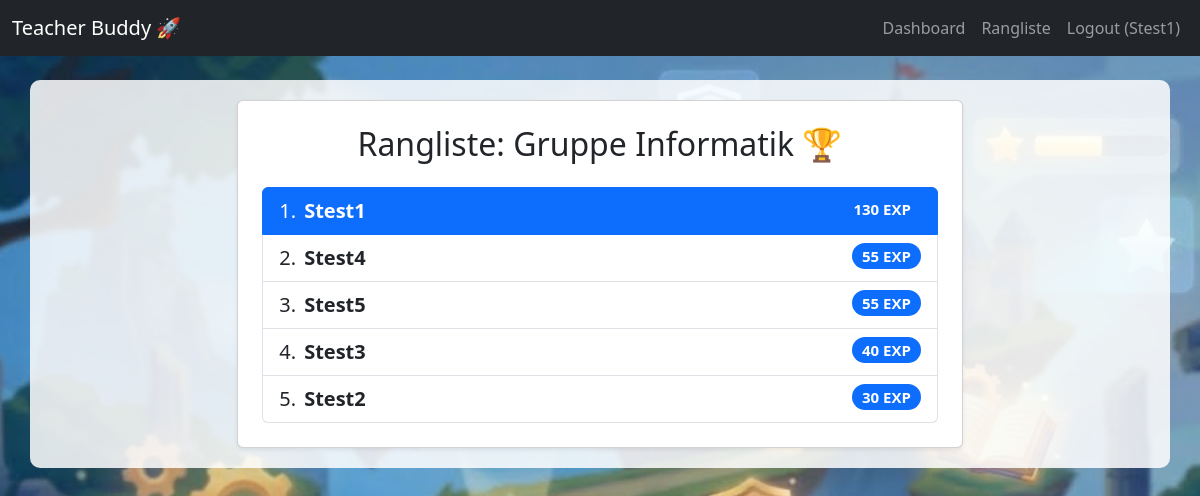
The page /leaderboard (signed in) on the database its author committed.
### app.py (models this page shows, shortened)
class User(UserMixin, db.Model):
    id = db.Column(db.Integer, primary_key=True)
    username = db.Column(db.String(80), unique=True, nullable=False)
    password_hash = db.Column(db.String(120), nullable=False)
    role = db.Column(db.String(20), nullable=False, default='student')
    exp = db.Column(db.Integer, default=0)
    nemesis_id = db.Column(db.Integer, db.ForeignKey('user.id'), nullable=True)
    nemesis = db.relationship(
        'User',
        foreign_keys=[nemesis_id],
        remote_side=[id]
    )
    group_id = db.Column(db.Integer, db.ForeignKey('group.id'), nullable=True)
    teacher_id = db.Column(db.Integer, db.ForeignKey('user.id'), nullable=True)
    groups = db.relationship('Group', backref='teacher', lazy=True, foreign_keys='Group.teacher_id')

class Group(db.Model):
    id = db.Column(db.Integer, primary_key=True)
    name = db.Column(db.String(100), nullable=False)
    teacher_id = db.Column(db.Integer, db.ForeignKey('user.id'), nullable=False)
    students = db.relationship('User', backref='group', lazy=True, foreign_keys='User.group_id')

### app.py (the view)
@app.route('/leaderboard')
@login_required
def leaderboard():
    if current_user.role != 'student':
        return redirect(url_for('dashboard'))
    if not current_user.group:
        flash('Du bist in keiner Gruppe, um eine Rangliste anzuzeigen.', 'info')
        return render_template('leaderboard.html', students_ranked=None, group_name=None)
    students_ranked = User.query.filter_by(group_id=current_user.group_id) \
                                .order_by(User.exp.desc()) \
                                .all()
    return render_template('leaderboard.html',
                           students_ranked=students_ranked,
                           group_name=current_user.group.name)

### app.py (called while the page is built)
@login_manager.user_loader
def load_user(user_id):
    return User.query.get(int(user_id))

### templates/leaderboard.html (shortened to what this page needs)
{% extends "layout.html" %}
{% block content %}
<div class="row justify-content-center">
    <div class="col-md-8">
        <div class="card shadow-sm">
            <div class="card-body p-4">
                {% if group_name %}
                    <h2 class="card-title text-center mb-4">Rangliste: {{ group_name }} 🏆</h2>
                    <ol class="list-group list-group-numbered">
                        {% for student in students_ranked %}
                        <li class="list-group-item d-flex justify-content-between align-items-start fs-5
                                   {% if student.id == current_user.id %} active {% endif %}">
                            <div class="ms-2 me-auto">
                                <div class="fw-bold">{{ student.username }}</div>
                            </div>
                            <span class="badge bg-primary rounded-pill">{{ student.exp }} EXP</span>
                        </li>
                        {% endfor %}
                    </ol>
                {% else %}
                    <h2 class="card-title text-center mb-4">Keine Rangliste</h2>
                    <p class="text-center text-muted">Du musst von deinem Lehrer einer Gruppe zugewiesen werden, um eine Rangliste zu sehen.</p>
                {% endif %}
            </div>
        </div>
    </div>
</div>
{% endblock %}

### templates/layout.html (shortened to what this page needs)
<!DOCTYPE html>
<html lang="de">
<head>
    <link rel="stylesheet" href="https://cdn.jsdelivr.net/npm/bootstrap@5.3.2/dist/css/bootstrap.min.css">
</head>
<body>
    <nav class="navbar navbar-expand-lg navbar-dark bg-dark mb-4">
        <div class="container-fluid">
            <a class="navbar-brand" href="{{ url_for('index') }}">Teacher Buddy 🚀</a>
            <div class="collapse navbar-collapse" id="navbarNav">
                <ul class="navbar-nav ms-auto">
                    {% if current_user.is_authenticated %}
                        <li class="nav-item">
                            <a class="nav-link" href="{{ url_for('dashboard') }}">Dashboard</a>
                        </li>
                        {% if current_user.role == 'student' %}
                        <li class="nav-item">
                            <a class="nav-link" href="{{ url_for('leaderboard') }}">Rangliste</a>
                        </li>
                        {% endif %}
                        <li class="nav-item">
                            <a class="nav-link" href="{{ url_for('logout') }}">Logout ({{ current_user.username }})</a>
                        </li>
                    {% endif %}
                </ul>
            </div>
        </div>
    </nav>
    <main class="container">
        {% block content %}{% endblock %}
    </main>
</body>
</html>

### rows shown on the page
User: username "Stest1", exp "130"
Group: name "Gruppe Informatik"
User: username "Stest4", exp "55"
User: username "Stest5", exp "55"
User: username "Stest3", exp "40"
User: username "Stest2", exp "30"
